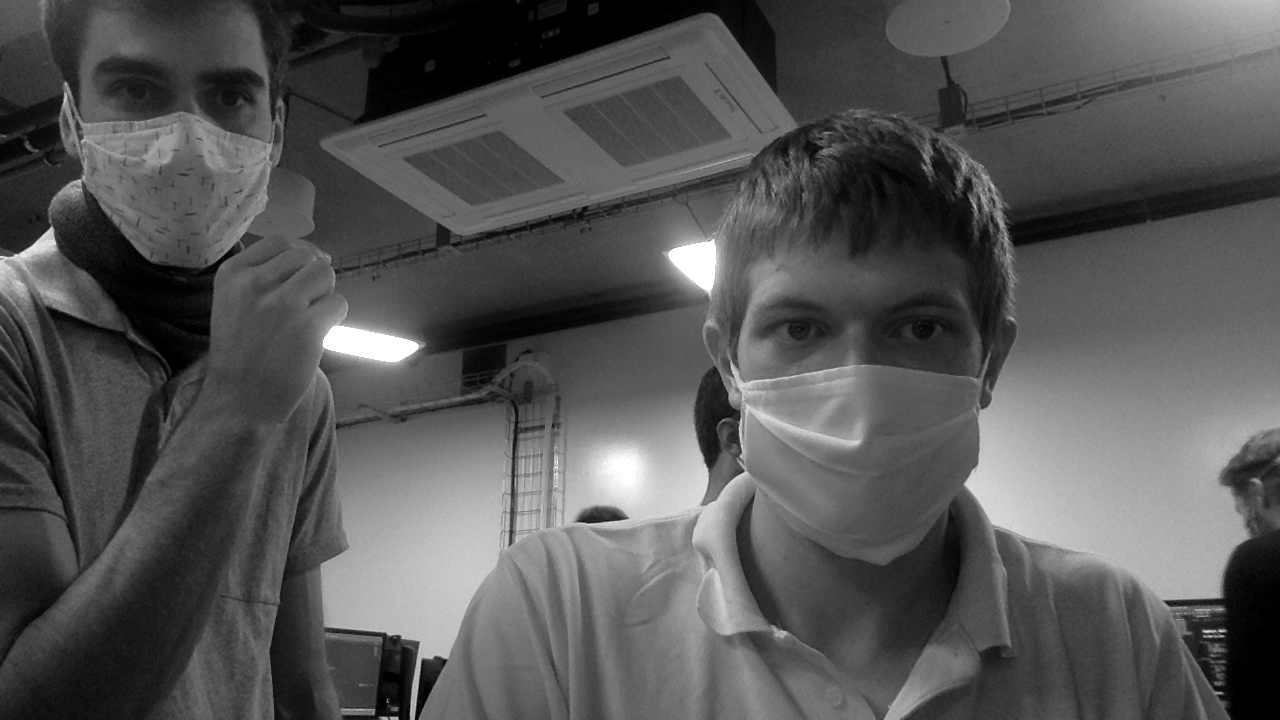
#> input picture Capture0.png, 1280 x 720 px, given in place of the camera
$ python Calibrage.py
#> lines starting #> are read from the running program, lines starting #| are printed output that depends on the picture
import numpy as np
import cv2
from matplotlib import pyplot as plt
from math import floor, exp
cap = cv2.VideoCapture(0)
k = 0

ret, frame = cap.read()
#> frame is the input picture: shape (720, 1280, 3); min 0, max 255, mean 85.1
gray = cv2.cvtColor(frame, cv2.COLOR_BGR2GRAY)
rows,cols = gray.shape
#> rows = 720; cols = 1280

tx=15
ty=10
angle=180
echelle=0.5

Mr = cv2.getRotationMatrix2D((cols/2,rows/2),angle,echelle)

Mt = np.float32([[0,0,tx],[0,0,ty]])

M = Mr + Mt

while(True):
    ret, frame = cap.read() #1 frame acquise à chaque iteration
    gray = cv2.cvtColor(frame, cv2.COLOR_BGR2GRAY) #conversion en n&b

    sizeImage = gray.shape
#> sizeImage = (720, 1280)

    #Calcul des contours
    edges = cv2.Canny(gray,100,200)
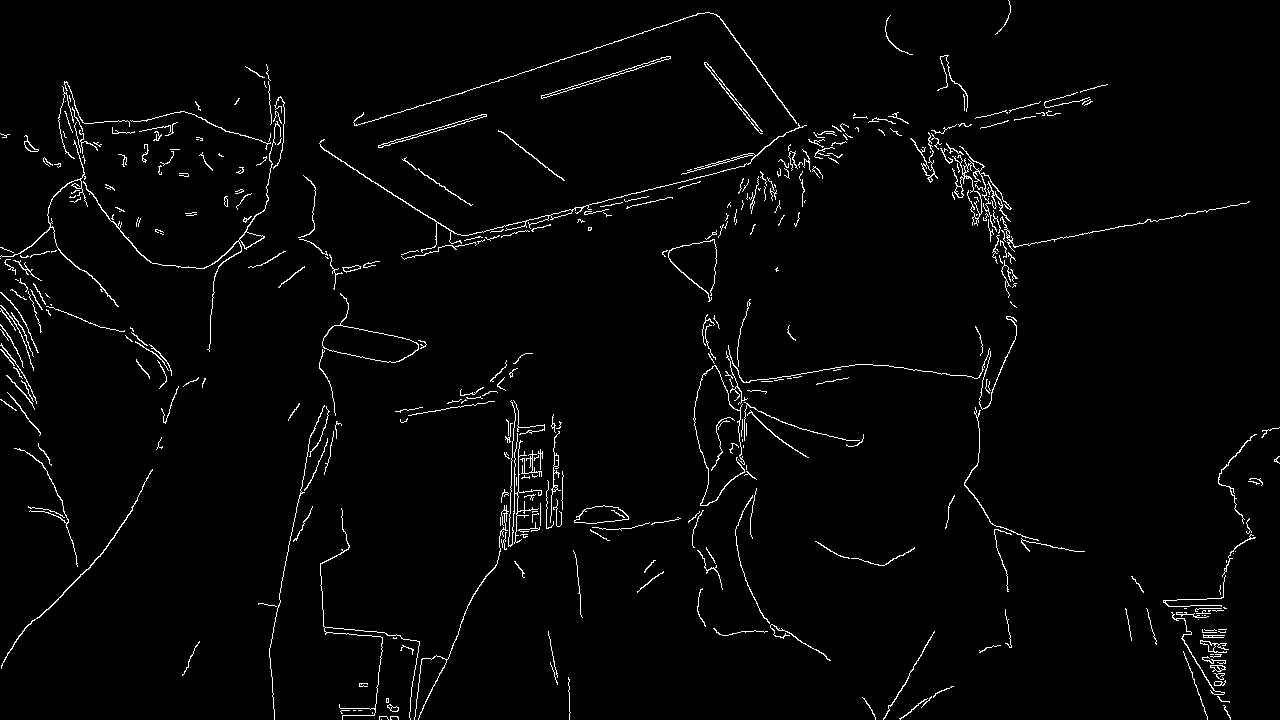
#> edges: shape (720, 1280); 2.3% white in thin lines or dots
    #Calcul de l'histogramme
    hist = cv2.calcHist([gray], [0], None, [256], [0,255])
#> hist = 256 values, max 18066 at index 0, min 0 at index 255, mean 3584.3


    dst = cv2.warpAffine(gray,M,(cols,rows))
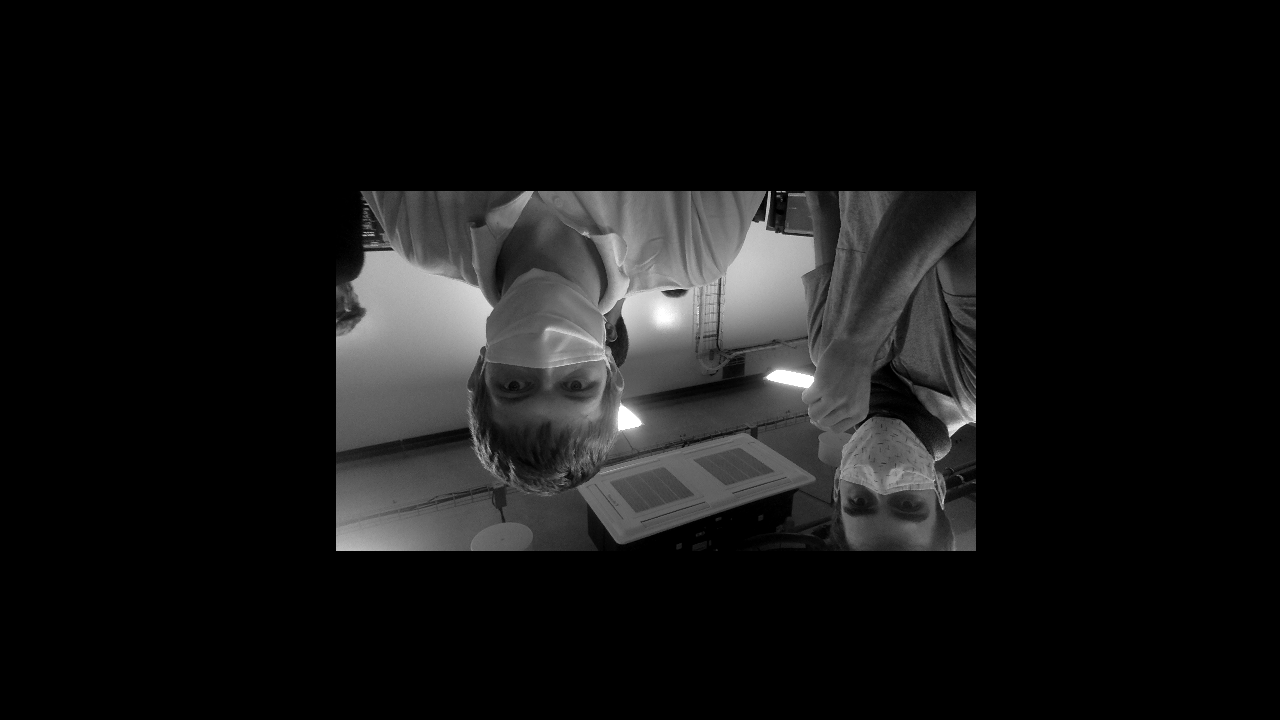
#> dst: shape (720, 1280); min 0, max 255, mean 21.3

    #Calcul de la matrice gaussienne
    [X,Y] = np.meshgrid(np.arange(floor(-sizeImage[1]/2),floor(sizeImage[1]/2), 1), np.arange(floor(-sizeImage[0]/2),floor(sizeImage[0]/2), 1))
    A = 1/100
    sig = [100,100]
    G = A*np.exp(-X**2/(sig[0]**2) - Y**2/(sig[1]**2))
    PX = np.sin(X/np.max(X)) #np.sign(X)#
    PY = np.cos(Y/np.max(Y)) #np.sign(Y)#

    Xmap = X+sizeImage[1]/2+np.multiply(G, PX)
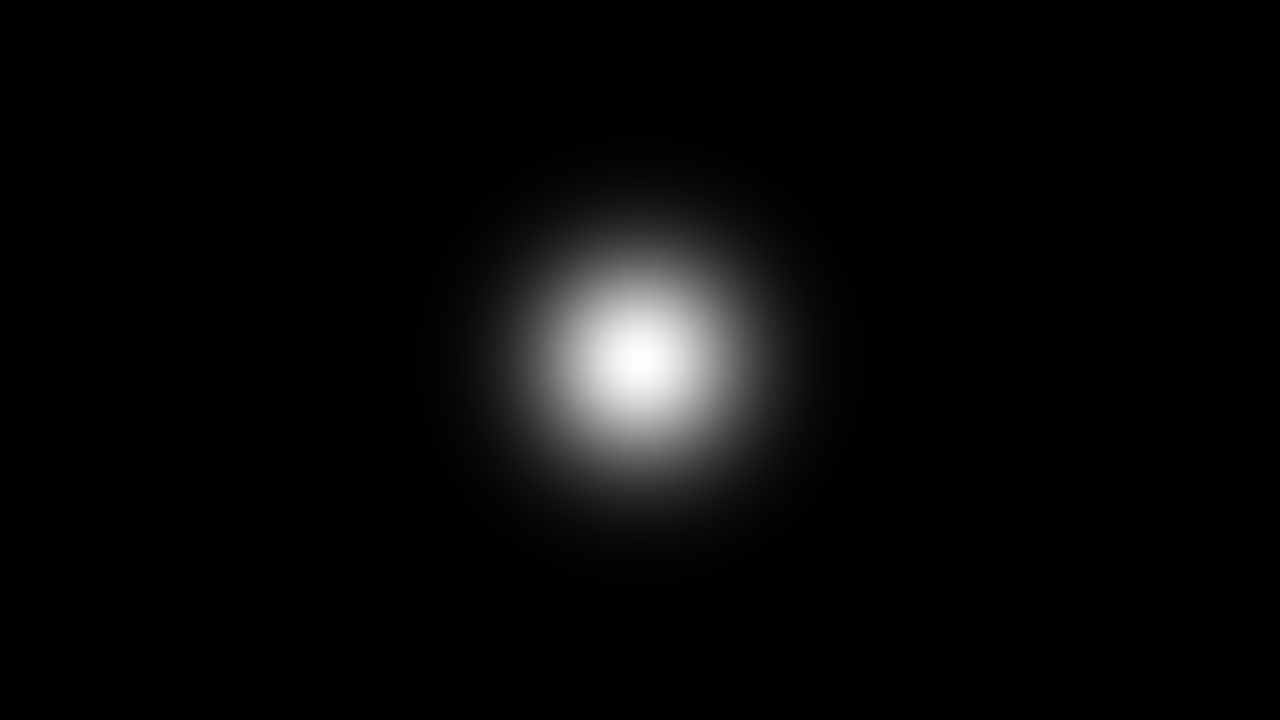
#> G: shape (720, 1280) float64; min 3.83e-26, max 0.01, mean 0.000341; drawn with min black and max white
    Ymap = Y+sizeImage[0]/2+np.multiply(G,PY)

    ImGauss = cv2.remap(gray, Xmap.astype(np.float32) , Ymap.astype(np.float32), cv2.INTER_LINEAR)

    #Affichage histogramme
    plt.plot(hist)
    plt.draw()

    #Affichage des images
    cv2.imshow('Capture_Video', gray) #affichage
    cv2.imshow('Capture_Contours', edges) #affichage
    cv2.imshow('Gaussian deformation', ImGauss)
    cv2.imshow('Capture_Affine', dst) #affichage


    #Capture interaction utilisateur
    key = cv2.waitKey(1) #on évalue la touche pressée
#> (key q is pressed here)
    plt.pause(0.001)
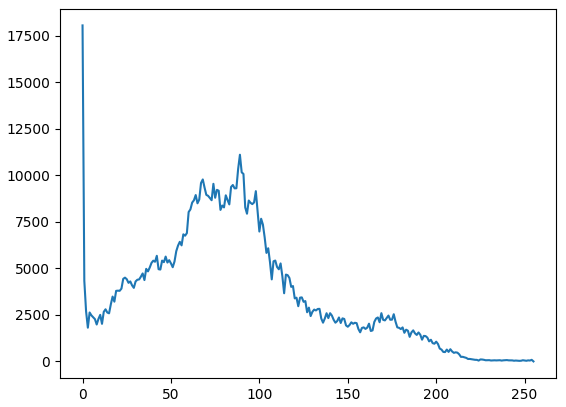
#> figure drawn by matplotlib, 1 panel; curve peaks at x = 0, y = 18066
    plt.cla()

    if key & 0xFF == ord('q'): #si appui sur'q'
        break #sortie de la boucle while

    if key == ord('c'):
        #enregistre image
        cv2.imwrite("Capture" + str(k)+".png", gray)
        k+=1

cap.release()
cv2.destroyAllWindows()
